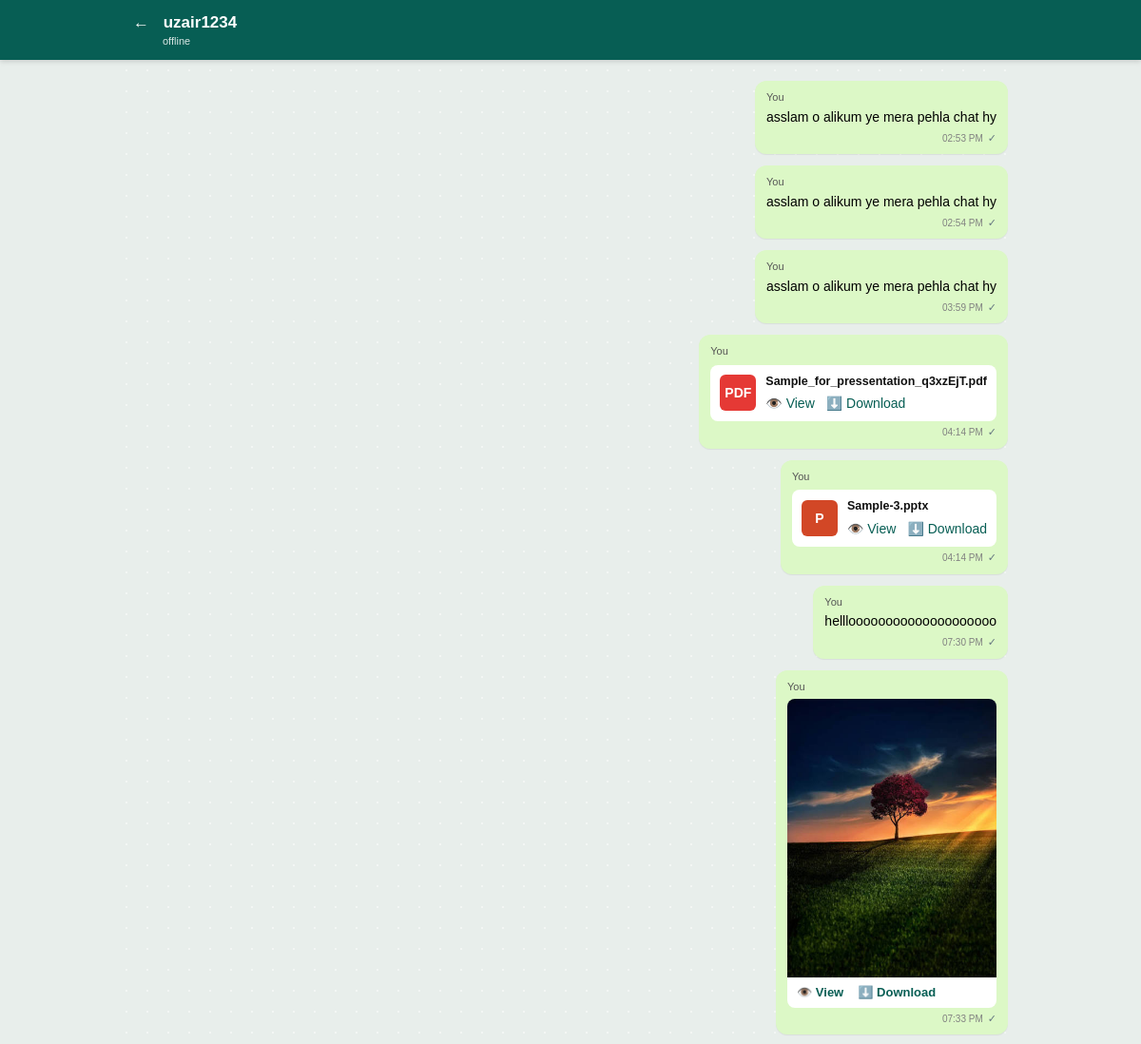
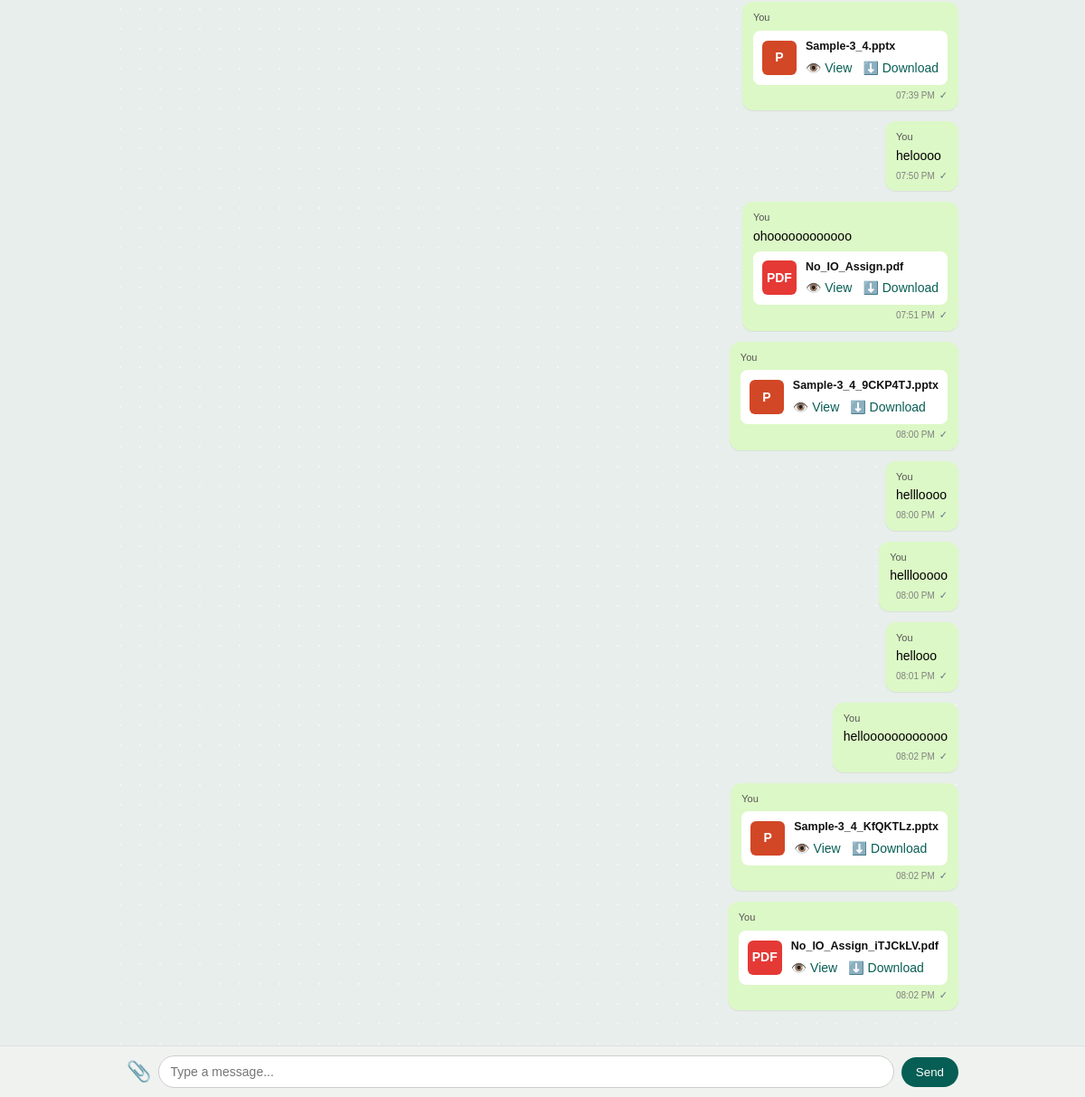
The page /chat/uzair1234/ (signed in) on the database its author committed (2 pictures, top to bottom).
### chat/models.py (models this page shows, shortened)
class Message(models.Model):
    sender = models.ForeignKey(User, on_delete=models.CASCADE, related_name='sent_messages')
    receiver = models.ForeignKey(User, on_delete=models.CASCADE, related_name='received_messages')
    message = models.TextField()
    timestamp = models.DateTimeField(auto_now_add=True)
    attachment = models.FileField(upload_to='chat_attachments/', blank=True, null=True)
    read_at = models.DateTimeField(blank=True, null=True)

### chat/views.py (the view, shortened to what this page needs)
# urls.py: path('<str:username>/', views.chat_room, name='chat_room'),
@login_required
def chat_room(request, username):
    other_user = get_object_or_404(User, username=username)
    messages = Message.objects.filter(
        Q(sender=request.user, receiver=other_user) | Q(sender=other_user, receiver=request.user)
    ).order_by('timestamp')
    return render(request, 'chat/chat_room.html', {'other_user': other_user, 'messages': messages})

### chat/templates/chat/chat_room.html (shortened to what this page needs)
<!DOCTYPE html>
<html>
<head>
</head>
<body>
<div class="header"><a href="{% url 'chat_list' %}">←</a> {{ other_user.username }}<span class="presence" id="presence-status" aria-live="polite">Checking status…</span></div>
<div class="chat-box" id="chat-box">
{% for message in messages %}
<div class="msg {% if message.sender == request.user %}me{% else %}other{% endif %}" data-id="{{ message.id }}">
<small>{% if message.sender == request.user %}You{% else %}{{ message.sender.username }}{% endif %}</small>
{{ message.message }}
{% if message.attachment %}
<div class="attach" data-url="{{ message.attachment.url }}" data-name="{{ message.attachment.name }}"></div>
{% endif %}
<div class="time">{{ message.timestamp|date:"h:i A" }}{% if message.sender == request.user %}<span class="receipt" data-receipt="{{ message.id }}">{% if message.read_at %}✓✓{% else %}✓{% endif %}</span>{% endif %}</div>
</div>
{% endfor %}
</div>
<form class="send-box" id="send-form" method="POST" enctype="multipart/form-data">
<label class="file-btn" for="file-input">📎</label>
<input type="text" name="message" id="msg-input" placeholder="Type a message..." autocomplete="off">
<button type="submit">Send</button>
</form>
</body>
</html>

### chat/templates/chat/chat_room.html (style rules this page uses)
body { font-family: Arial, sans-serif; background: #e8eeeb; margin: 0; padding: 0; }
.header { background: #075e54; color: white; padding: 14px max(15px, calc((100vw - 920px)/2)); font-size: 17px; font-weight: bold; position: sticky; top: 0; z-index: 10; box-shadow: 0 2px 5px #0002; }
.header a { color: white; text-decoration: none; margin-right: 10px; }
.chat-box { max-width: 920px; min-height: calc(100vh - 58px); margin: auto; padding: 16px 18px 90px; display: flex; flex-direction: column; background-color: #e8eeeb; background-image: radial-gradient(#ffffff75 1px, transparent 1px); background-size: 22px 22px; }
.msg { max-width: min(74%, 560px); padding: 9px 12px; margin: 6px 0; border-radius: 12px; font-size: 14px; line-height: 1.5; word-wrap: break-word; box-shadow: 0 1px 1px #0001; }
.me { background: #dcf8c6; align-self: flex-end; }
.msg small { font-size: 11px; color: #555; display: block; margin-bottom: 2px; }
.time { font-size: 10px; color: gray; margin-top: 3px; text-align: right; }
.send-box { position: fixed; bottom: 0; left: 0; right: 0; background: #f0f2f0; padding: 10px max(10px, calc((100vw - 920px)/2)); display: flex; gap: 8px; align-items: center; border-top: 1px solid #dce2df; }
.send-box input[type="text"] { flex: 1; padding: 9px 12px; border-radius: 20px; border: 1px solid #ccc; outline: none; font-size: 14px; }
.send-box button { background: #075e54; color: white; border: none; padding: 9px 16px; border-radius: 20px; cursor: pointer; }
.file-btn { font-size: 22px; cursor: pointer; }
.header .presence { display:block; margin:3px 0 0 31px; font-size:11px; font-weight:400; opacity:.85; }
.receipt { color:#667781; font-size:11px; margin-left:5px; }

### rows shown on the page
Message: shows "You", message "asslam o alikum ye mera pehla chat hy", timestamp "02:53 PM"
Message: shows "You", message "asslam o alikum ye mera pehla chat hy", timestamp "02:54 PM"
Message: shows "You", message "asslam o alikum ye mera pehla chat hy", timestamp "03:59 PM"
Message: shows "You", timestamp "04:14 PM"
Message: shows "You", timestamp "04:14 PM"
Message: shows "You", message "hellloooooooooooooooooooo", timestamp "07:30 PM"
Message: shows "You", timestamp "07:33 PM"
Message: shows "You", timestamp "07:39 PM"
Message: shows "You", message "heloooo", timestamp "07:50 PM"
Message: shows "You", message "ohoooooooooooo", timestamp "07:51 PM"
Message: shows "You", timestamp "08:00 PM"
Message: shows "You", message "hellloooo", timestamp "08:00 PM"
Message: shows "You", message "helllooooo", timestamp "08:00 PM"
Message: shows "You", message "hellooo", timestamp "08:01 PM"
Message: shows "You", message "helloooooooooooo", timestamp "08:02 PM"
Message: shows "You", timestamp "08:02 PM"
Message: shows "You", timestamp "08:02 PM"

### other values the page prints
{{ other_user.username }} "uzair1234"
